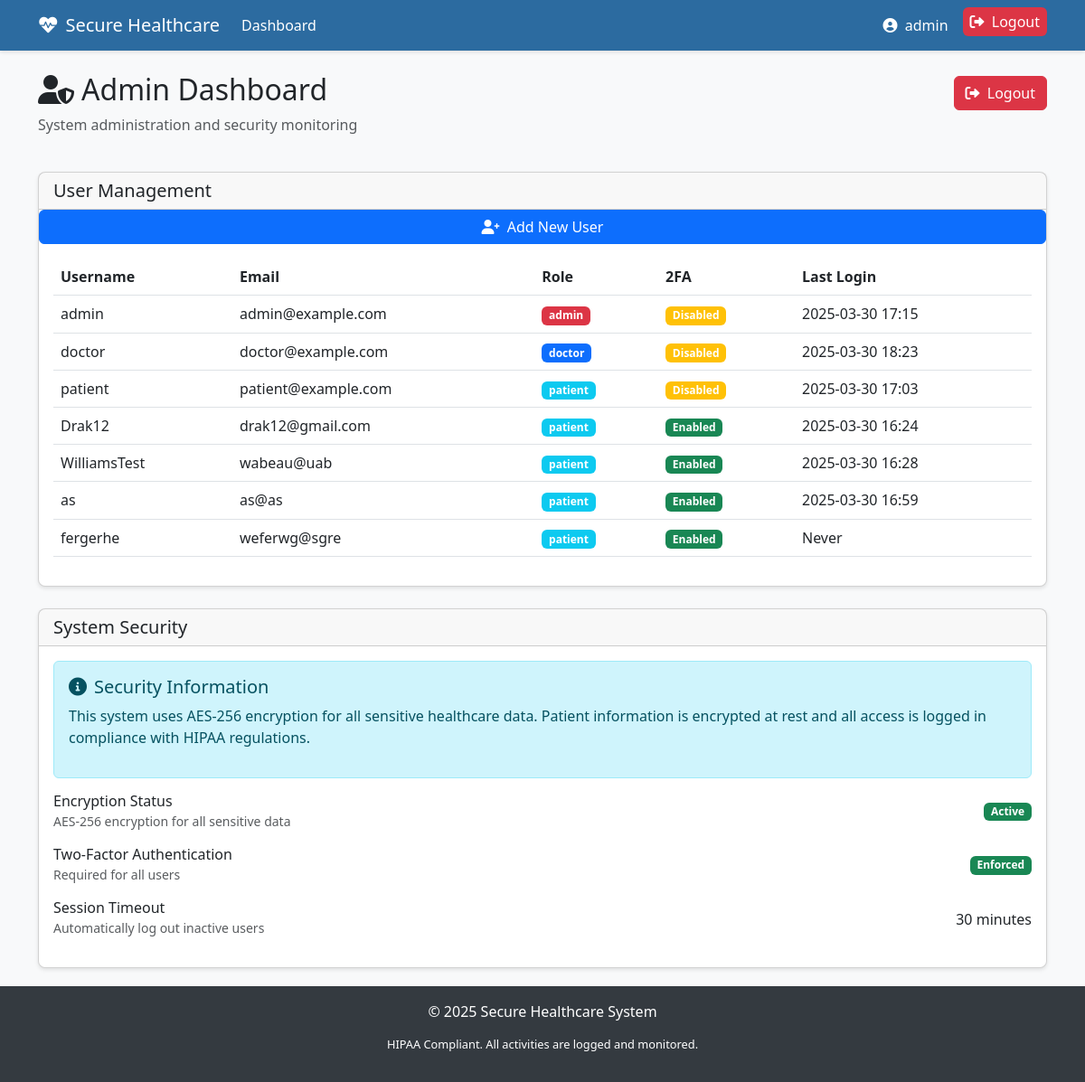
Page /dashboard (signed in) on the earlier database version.
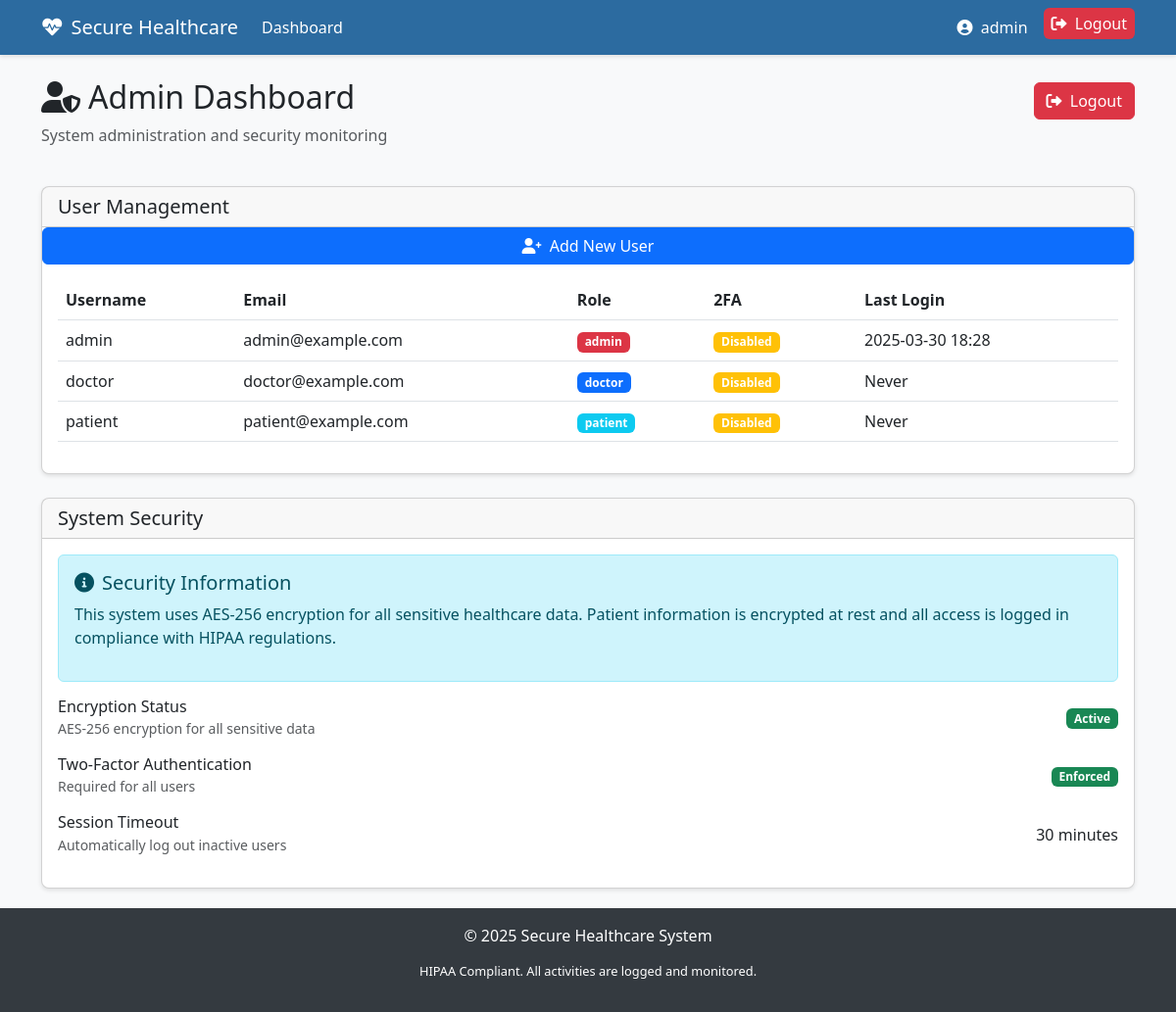
Same page on the later database version.
### app.py (models this page shows, shortened)
class User(db.Model, UserMixin):
    id = db.Column(db.Integer, primary_key=True)
    username = db.Column(db.String(80), unique=True, nullable=False)
    user_first_name = db.Column(db.String(80), nullable = False)
    user_last_name = db.Column(db.String(80), nullable = False)
    password_hash = db.Column(db.String(128), nullable=False)
    email = db.Column(db.String(120), unique=True, nullable=False)
    role = db.Column(db.String(20), nullable=False, default='patient')  # admin, doctor, patient
    totp_secret = db.Column(db.String(32), nullable=True)  # For 2FA
    is_active = db.Column(db.Boolean, default=True)
    created_at = db.Column(db.DateTime, default=datetime.utcnow)
    last_login = db.Column(db.DateTime, nullable=True)
    patient = db.relationship('Patient', backref='user', uselist=False)

### app.py (the view, shortened to what this page needs)
@app.route('/dashboard')
@login_required
def dashboard():
    if current_user.role == 'admin':
        users = User.query.all()
        return render_template('admin_dashboard.html', users=users)
    elif current_user.role == 'doctor':
        patients = Patient.query.all()
        log_action('VIEW', 'Patient', 0, 'Viewed all patients')
        return render_template('doctor_dashboard.html', patients=patients)
    return render_template('dashboard.html')

### app.py (called while the page is built)
@login_manager.user_loader
def load_user(user_id):
    return User.query.get(int(user_id))

@app.after_request
def add_security_headers(response):
    response.headers['X-Content-Type-Options'] = 'nosniff'
    response.headers['X-Frame-Options'] = 'SAMEORIGIN'
    response.headers['X-XSS-Protection'] = '1; mode=block'
    response.headers['Strict-Transport-Security'] = 'max-age=31536000; includeSubDomains'
    response.headers['Content-Security-Policy'] = "default-src 'self'; script-src 'self' cdn.jsdelivr.net; style-src 'self' cdn.jsdelivr.net; img-src 'self' data:;"
    response.headers['Referrer-Policy'] = 'strict-origin-when-cross-origin'
    return response

### templates/admin_dashboard.html (shortened to what this page needs)
{% extends 'base.html' %}
{% block content %}
<div class="row mb-4">
    <div class="col">
        <div class="d-flex justify-content-between align-items-center">
            <h2><i class="fas fa-user-shield me-2"></i>Admin Dashboard</h2>
            <a href="{{ url_for('logout') }}" class="btn btn-danger">
                <i class="fas fa-sign-out-alt me-1"></i> Logout
            </a>
        </div>
        <p class="text-muted">System administration and security monitoring</p>
    </div>
</div>
<div class="row">
    <div class="col-12">
        <div class="card mb-4">
            <div class="card-header">
                <h5 class="mb-0">User Management</h5>
            </div>
            <a href="{{ url_for('add_user') }}" class="btn btn-primary">
                <i class="fas fa-user-plus me-1"></i> Add New User
            </a>
            <div class="card-body">
                <div class="table-responsive">
                    <table class="table table-hover">
                        <thead>
                            <tr>
                                <th>Username</th>
                                <th>Email</th>
                                <th>Role</th>
                                <th>2FA</th>
                                <th>Last Login</th>
                            </tr>
                        </thead>
                        <tbody>
                            {% for user in users %}
                            <tr>
                                <td>{{ user.username }}</td>
                                <td>{{ user.email }}</td>
                                <td>
                                    <span class="badge bg-{% if user.role == 'admin' %}danger{% elif user.role == 'doctor' %}primary{% else %}info{% endif %}">
                                        {{ user.role }}
                                    </span>
                                </td>
                                <td>
                                    {% if user.totp_secret %}
                                    <span class="badge bg-success">Enabled</span>
                                    {% else %}
                                    <span class="badge bg-warning">Disabled</span>
                                    {% endif %}
                                </td>
                                <td>{{ user.last_login.strftime('%Y-%m-%d %H:%M') if user.last_login else 'Never' }}</td>
                            </tr>
                            {% endfor %}
                        </tbody>
                    </table>
                </div>
            </div>
        </div>
    </div>
</div>
<div class="row">
    <div class="col-12">
        <div class="card">
            <div class="card-header">
                <h5 class="mb-0">System Security</h5>
            </div>
            <div class="card-body">
                <div class="alert alert-info">
                    <h5><i class="fas fa-info-circle me-2"></i>Security Information</h5>
                    <p>This system uses AES-256 encryption for all sensitive healthcare data. Patient information is encrypted at rest and all access is logged in compliance with HIPAA regulations.</p>
                </div>
                <div class="d-flex align-items-center justify-content-between mb-3">
                    <div>
                        <h6 class="mb-0">Encryption Status</h6>
                        <small class="text-muted">AES-256 encryption for all sensitive data</small>
                    </div>
                    <span class="badge bg-success">Active</span>
                </div>
                <div class="d-flex align-items-center justify-content-between mb-3">
                    <div>
                        <h6 class="mb-0">Two-Factor Authentication</h6>
                        <small class="text-muted">Required for all users</small>
                    </div>
                    <span class="badge bg-success">Enforced</span>
                </div>
                <div class="d-flex align-items-center justify-content-between mb-3">
                    <div>
                        <h6 class="mb-0">Session Timeout</h6>
                        <small class="text-muted">Automatically log out inactive users</small>
                    </div>
                    <span>30 minutes</span>
                </div>
            </div>
        </div>
    </div>
</div>
{% endblock %}

### templates/base.html (shortened to what this page needs)
<!DOCTYPE html>
<html lang="en">
<head>
    <link href="https://cdn.jsdelivr.net/npm/bootstrap@5.3.0-alpha1/dist/css/bootstrap.min.css" rel="stylesheet">
    <link rel="stylesheet" href="https://cdnjs.cloudflare.com/ajax/libs/font-awesome/6.0.0/css/all.min.css">
</head>
<body>
    <nav class="navbar navbar-expand-lg navbar-dark mb-4">
        <div class="container">
            <a class="navbar-brand" href="{{ url_for('index') }}">
                <i class="fas fa-heartbeat me-2"></i>Secure Healthcare
            </a>
            <div class="collapse navbar-collapse" id="navbarNav">
                <ul class="navbar-nav me-auto">
                    {% if current_user.is_authenticated %}
                        <li class="nav-item">
                            <a class="nav-link" href="{{ url_for('dashboard') }}">Dashboard</a>
                        </li>
                    {% endif %}
                </ul>
                <ul class="navbar-nav">
                    {% if current_user.is_authenticated %}
                        <li class="nav-item">
                            <a class="nav-link" href="{{ url_for('profile') }}">
                                <i class="fas fa-user-circle me-1"></i> {{ current_user.username }}
                            </a>
                        </li>
                        <li class="nav-item">
                            <a class="nav-link btn-logout py-1 px-2 ms-2 rounded" href="{{ url_for('logout') }}">
                                <i class="fas fa-sign-out-alt me-1"></i> Logout
                            </a>
                        </li>
                    {% endif %}
                </ul>
            </div>
        </div>
    </nav>
    <div class="container">
        {% block content %}{% endblock %}
    </div>
    <footer class="footer mt-auto py-3">
        <div class="container text-center">
            <span>© 2025 Secure Healthcare System</span>
            <p class="hipaa-notice">HIPAA Compliant. All activities are logged and monitored.</p>
        </div>
    </footer>
</body>
</html>

### templates/base.html (style rules this page uses)
body { background-color: #f8f9fa; font-family: 'Segoe UI', Tahoma, Geneva, Verdana, sans-serif; }
.navbar { background-color: #2c6ba0; box-shadow: 0 2px 4px rgba(0, 0, 0, 0.1); }
.navbar-brand, .nav-link { color: white !important; }
.card { border-radius: 8px; box-shadow: 0 2px 4px rgba(0, 0, 0, 0.1); margin-bottom: 20px; }
.footer { background-color: #343a40; color: white; padding: 15px 0; margin-top: 30px; }
.hipaa-notice { font-size: 0.8rem; margin-top: 15px; }
.btn-logout { color: white; background-color: #dc3545; border-color: #dc3545; }

Differences in the rows shown:
removed User: username "Drak12", email "drak12@gmail.com", role "patient", shows "Enabled", last_login "2025-03-30 16:24"
removed User: username "WilliamsTest", email "wabeau@uab", role "patient", shows "Enabled", last_login "2025-03-30 16:28"
removed User: username "as", email "as@as", role "patient", shows "Enabled", last_login "2025-03-30 16:59"
removed User: username "fergerhe", email "weferwg@sgre", role "patient", shows "Enabled", last_login "Never"
changed User "admin": last_login "2025-03-30 17:15" → "2025-03-30 18:28"
changed User "doctor": last_login "2025-03-30 18:23" → "Never"
changed User "patient": last_login "2025-03-30 17:03" → "Never"
